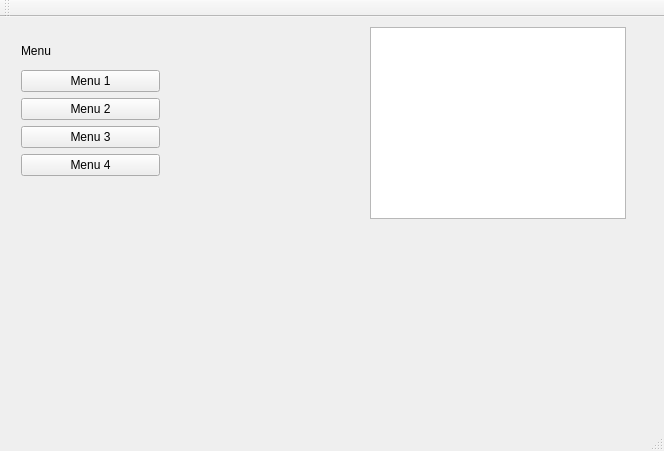
<?xml version="1.0" encoding="UTF-8"?>
<ui version="4.0">
 <class>MainWindow</class>
 <widget class="QMainWindow" name="MainWindow">
  <property name="geometry">
   <rect>
    <x>0</x>
    <y>0</y>
    <width>664</width>
    <height>451</height>
   </rect>
  </property>
  <property name="windowTitle">
   <string>MainWindow</string>
  </property>
  <widget class="QWidget" name="centralWidget">
   <widget class="QWidget" name="layoutWidget">
    <property name="geometry">
     <rect>
      <x>10</x>
      <y>10</y>
      <width>161</width>
      <height>160</height>
     </rect>
    </property>
    <layout class="QGridLayout" name="gridLayout_2">
     <item row="0" column="0">
      <widget class="QLabel" name="label_menu">
       <property name="text">
        <string>Menu</string>
       </property>
      </widget>
     </item>
     <item row="1" column="0">
      <layout class="QGridLayout" name="gridLayout">
       <item row="4" column="0">
        <widget class="QPushButton" name="pushButton_4">
         <property name="text">
          <string>Menu 4</string>
         </property>
        </widget>
       </item>
       <item row="2" column="0">
        <widget class="QPushButton" name="pushButton_2">
         <property name="text">
          <string>Menu 2</string>
         </property>
        </widget>
       </item>
       <item row="3" column="0">
        <widget class="QPushButton" name="pushButton_3">
         <property name="text">
          <string>Menu 3</string>
         </property>
        </widget>
       </item>
       <item row="1" column="0">
        <widget class="QPushButton" name="pushButton">
         <property name="text">
          <string>Menu 1</string>
         </property>
        </widget>
       </item>
      </layout>
     </item>
    </layout>
   </widget>
   <widget class="QListView" name="listView">
    <property name="geometry">
     <rect>
      <x>370</x>
      <y>10</y>
      <width>256</width>
      <height>192</height>
     </rect>
    </property>
   </widget>
  </widget>
  <widget class="QMenuBar" name="menuBar">
   <property name="geometry">
    <rect>
     <x>0</x>
     <y>0</y>
     <width>664</width>
     <height>25</height>
    </rect>
   </property>
  </widget>
  <widget class="QToolBar" name="mainToolBar">
   <attribute name="toolBarArea">
    <enum>TopToolBarArea</enum>
   </attribute>
   <attribute name="toolBarBreak">
    <bool>false</bool>
   </attribute>
  </widget>
  <widget class="QStatusBar" name="statusBar"/>
 </widget>
 <layoutdefault spacing="6" margin="11"/>
 <resources/>
 <connections/>
</ui>
